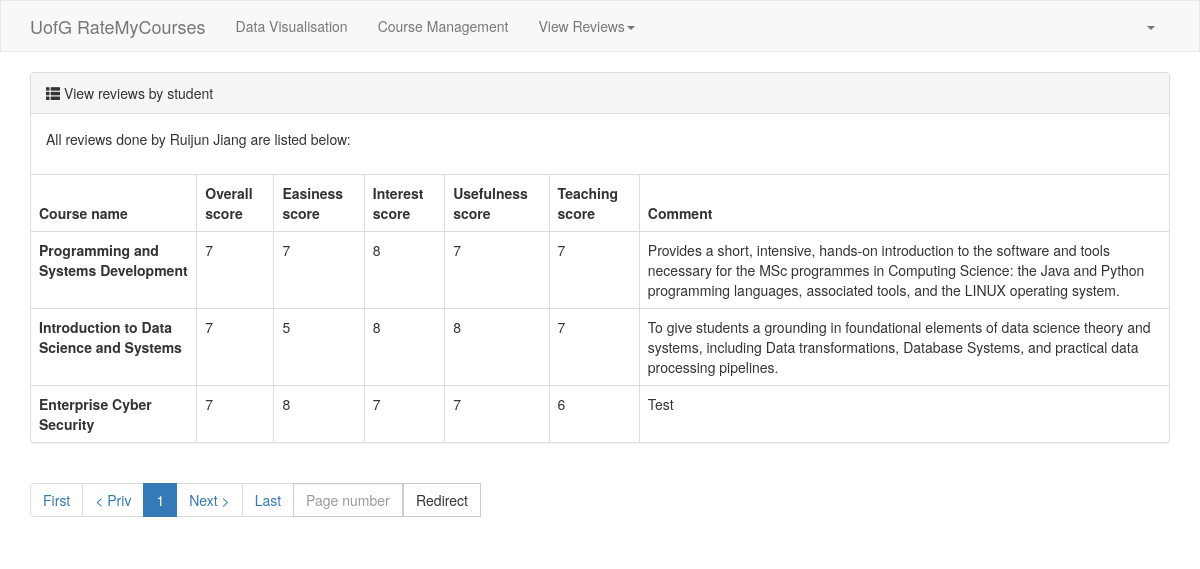
Screenshot of /4/view-reviews-student/ (signed in) with the database file from the repository.
### rmc/models.py (models this page shows)
class Student(models.Model):
    email = models.CharField(verbose_name="Email", max_length=64, null=True, blank=True)
    name = models.CharField(verbose_name="Name", max_length=32)
    password = models.CharField(verbose_name="Password", max_length=64)
    gender_choices = (
        (1, "Male"),
        (2, "Female"),
    )
    gender = models.SmallIntegerField(verbose_name="Gender", choices=gender_choices)
    age = models.IntegerField(verbose_name="Age")
    entry_date = models.DateField(verbose_name="Date of entry")
    degree_programme = models.ForeignKey(to="DegreeProgramme", to_field="name", on_delete=models.CASCADE)

class CourseReview(models.Model):
    student_id = models.ForeignKey(to="Student", to_field="id", on_delete=models.CASCADE)
    course_id = models.ForeignKey(to="Course", to_field="id", on_delete=models.CASCADE)
    overall_score = models.IntegerField(verbose_name="Overall score")
    easiness_score = models.IntegerField(verbose_name="Easiness score")
    interest_score = models.IntegerField(verbose_name="Interest score")
    usefulness_score = models.IntegerField(verbose_name="Usefulness score")
    teaching_score = models.IntegerField(verbose_name="Teaching score")
    comment = models.CharField(max_length=300, default='')

class Course(models.Model):
    name = models.CharField(verbose_name="Name", max_length=64)
    associated_degree_programmes = models.ManyToManyField(to="DegreeProgramme", related_name="degree_programme_courses")

### rmc/views.py (the view)
# urls.py: path("<int:studentid>/view-reviews-student/", views.view_reviews_student),
def view_reviews_student(request, studentid):
    reviews = models.CourseReview.objects.filter(student_id=studentid)
    for row in reviews:
        student_name = row.student_id.name
    pagination_object = Pagination(request, reviews)
    contents = {
        "student_name": student_name,
        "queryset": pagination_object.queryset_page,
        "tpl_pagination_navbar": pagination_object.tpl(),
    }
    return render(request, "view-reviews-student.html", contents)

### rmc/templates/view-reviews-student.html
{% extends "layout.html" %}
{% block content %}
    <div class="container">
        <div>
            <div class="panel panel-default">
                <div class="panel-heading">
                    <span class="glyphicon glyphicon-th-list" aria-hidden="true"></span>
                    View reviews by student
                </div>
                <div class="panel-body">
                    <p>All reviews done by {{ student_name }} are listed below:</p>
                </div>
                <table class="table table-bordered">
                    <thead>
                    <tr>
                        <th>Course name</th>
                        <th>Overall score</th>
                        <th>Easiness score</th>
                        <th>Interest score</th>
                        <th>Usefulness score</th>
                        <th>Teaching score</th>
                        <th>Comment</th>
                    </tr>
                    </thead>
                    <tbody>
                    {% for obj in queryset %}
                        <tr>
                            <th scope="row">{{ obj.course_id.name }}</th>
                            <td>{{ obj.overall_score }}</td>
                            <td>{{ obj.easiness_score }}</td>
                            <td>{{ obj.interest_score }}</td>
                            <td>{{ obj.usefulness_score }}</td>
                            <td>{{ obj.teaching_score }}</td>
                            <td>{{ obj.comment }}</td>
                        </tr>
                    {% endfor %}
                    </tbody>
                </table>
            </div>
        </div>
        <div class="clearfix">
            <ul class="pagination">
                {{ tpl_pagination_navbar }}
            </ul>
        </div>
    </div>
{% endblock %}

### rows the page displays
Student: name "Ruijun Jiang"
CourseReview: course_id.name "Programming and Systems Development", overall_score "7", easiness_score "7", interest_score "8", usefulness_score "7", teaching_score "7", comment "Provides a short, intensive, hands-on introduction to the software and tools necessary for the MSc programmes in Computing Science: the Java and Python programming languages, associated tools, and the LINUX operating system."
CourseReview: course_id.name "Introduction to Data Science and Systems", overall_score "7", easiness_score "5", interest_score "8", usefulness_score "8", teaching_score "7", comment "To give students a grounding in foundational elements of data science theory and systems, including Data transformations, Database Systems, and practical data processing pipelines."
CourseReview: course_id.name "Enterprise Cyber Security", overall_score "7", easiness_score "8", interest_score "7", usefulness_score "7", teaching_score "6", comment "Test"
